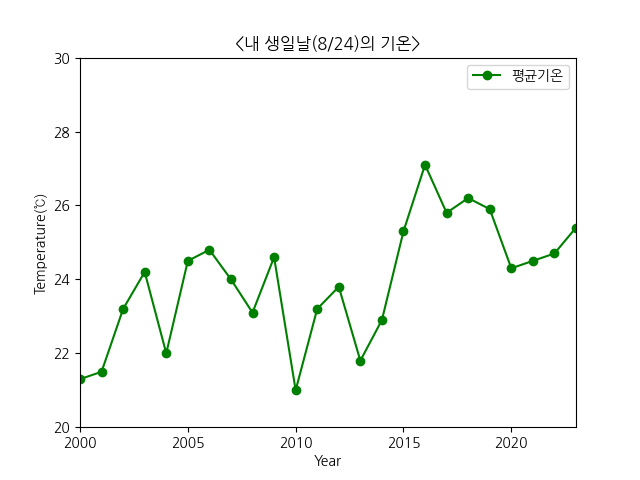

Reproduce this figure in Python.
import os
import requests

import matplotlib.pyplot as plt
import numpy as np

url=" https://api.taegon.kr/stations/146/?sy=1980&ey=2023&format=csv"

filename="./hw18/weather_146_1980-2023.csv"

if not os.path.exists(filename):
    with open(filename,"w") as f:
        res =requests.get(url)
        f.write(res.text)

from summer_winter import read_col, read_col_int

def main():
    tavg=read_col(filename, "tavg")
    year_tavg=np.array(tavg)
    date_temp=[]

    years=read_col_int(filename, "year")
    months=read_col_int(filename, "month")
    days=read_col_int(filename, "day")
    date=[]

    for m, d in zip(months, days):
        if m in [8]:
            if d in [24]:
                date.append(years)
                date_temp.append(tavg)
        else:
            pass

    plt.rcParams['font.family'] = ['NanumGothic', 'sans-serif']
    plt.rcParams['axes.unicode_minus'] = False

    plt.plot(year_tavg, color="g", label="평균기온", marker='o')
     
    plt.ylabel("Temperature(℃)")
    plt.xlabel("Year")
    plt.xlim(2000,2023)
    plt.ylim(20,30)

    plt.legend()
    plt.title("<내 생일날(8/24)의 기온>")
    plt.savefig("./hw18/mybirth_temp.png")

if __name__ == "__main__":
    main()